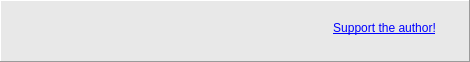
<?xml version="1.0" encoding="UTF-8"?>
<ui version="4.0">
 <class>BannerFrame</class>
 <widget class="QFrame" name="BannerFrame">
  <property name="geometry">
   <rect>
    <x>0</x>
    <y>0</y>
    <width>470</width>
    <height>62</height>
   </rect>
  </property>
  <property name="windowTitle">
   <string notr="true">Frame</string>
  </property>
  <property name="styleSheet">
   <string notr="true">background-color: rgb(232, 232, 232);</string>
  </property>
  <property name="frameShape">
   <enum>QFrame::Panel</enum>
  </property>
  <property name="frameShadow">
   <enum>QFrame::Raised</enum>
  </property>
  <widget class="Banner" name="banner_logo">
   <property name="geometry">
    <rect>
     <x>1</x>
     <y>1</y>
     <width>320</width>
     <height>60</height>
    </rect>
   </property>
   <property name="sizePolicy">
    <sizepolicy hsizetype="Fixed" vsizetype="Fixed">
     <horstretch>0</horstretch>
     <verstretch>0</verstretch>
    </sizepolicy>
   </property>
   <property name="text">
    <string/>
   </property>
   <property name="pixmap">
    <pixmap resource="../CrossTalkRes.qrc">:/banners/logo_320</pixmap>
   </property>
   <property name="alignment">
    <set>Qt::AlignLeading|Qt::AlignLeft|Qt::AlignVCenter</set>
   </property>
   <property name="openExternalLinks">
    <bool>true</bool>
   </property>
  </widget>
  <widget class="Banner" name="banner_pledgie">
   <property name="geometry">
    <rect>
     <x>310</x>
     <y>10</y>
     <width>149</width>
     <height>37</height>
    </rect>
   </property>
   <property name="sizePolicy">
    <sizepolicy hsizetype="Fixed" vsizetype="Fixed">
     <horstretch>0</horstretch>
     <verstretch>0</verstretch>
    </sizepolicy>
   </property>
   <property name="text">
    <string>&lt;html&gt;&lt;head/&gt;&lt;body&gt;&lt;p&gt;&lt;a href=&quot;http://www.pledgie.com/campaigns/18898&quot;&gt;&lt;span style=&quot; text-decoration: underline; color:#0000ff;&quot;&gt;Support the author!&lt;/span&gt;&lt;/a&gt;&lt;/p&gt;&lt;/body&gt;&lt;/html&gt;</string>
   </property>
   <property name="alignment">
    <set>Qt::AlignCenter</set>
   </property>
   <property name="openExternalLinks">
    <bool>true</bool>
   </property>
  </widget>
 </widget>
 <customwidgets>
  <customwidget>
   <class>Banner</class>
   <extends>QLabel</extends>
   <header>banner.h</header>
  </customwidget>
 </customwidgets>
 <resources>
  <include location="../CrossTalkRes.qrc"/>
 </resources>
 <connections/>
</ui>
